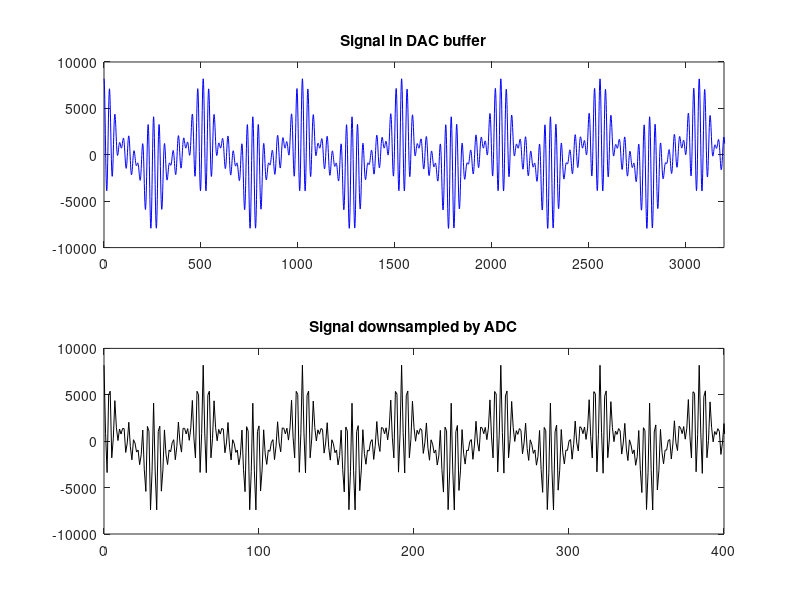
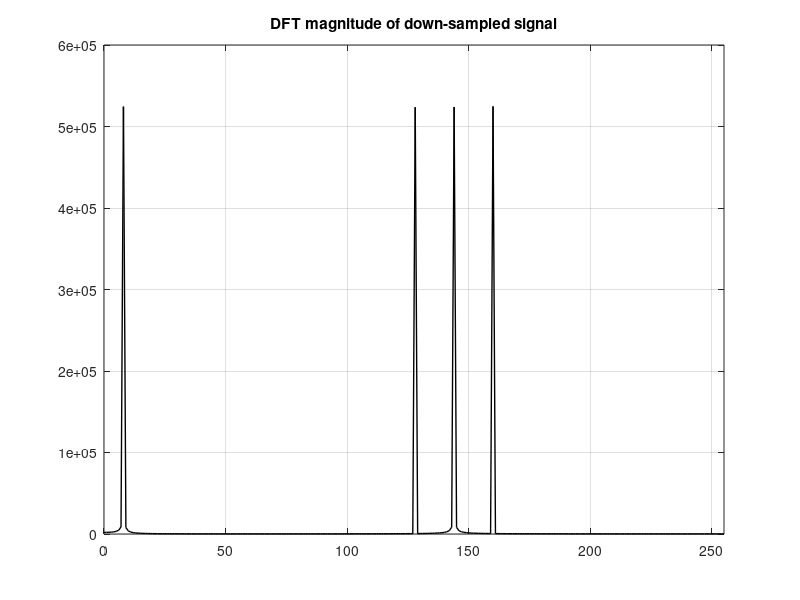
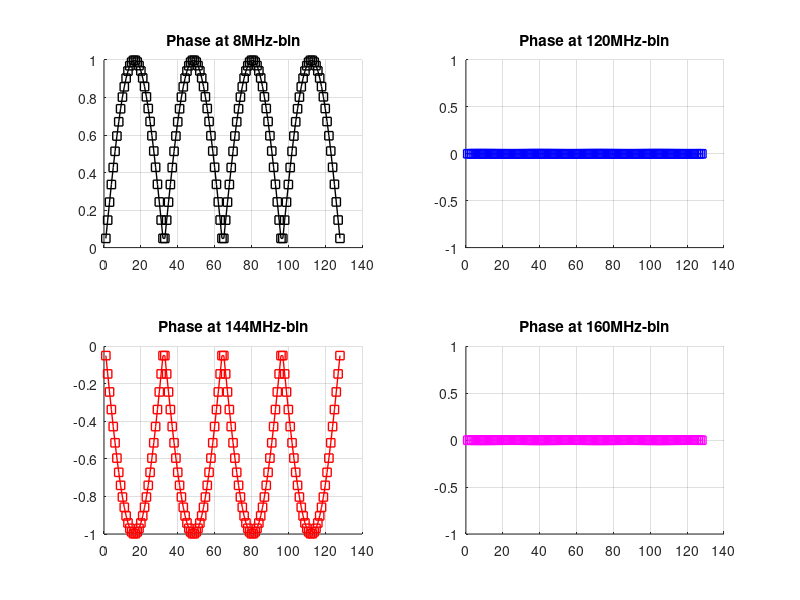

MATLAB code for these plots, in order:
%%
% 根据梦萍的参数设置，给定DAC存储信号(fs=4096M/s)，ADC按照fs/8采样
% 
%% 2022-05-16
clc;clear;
Nx=2^10;Ny=2^9;
N = Nx*Ny; % DAC Buffer-length
n = 0:N-1;
srate_DAC = 4.096e9; % DAC sampling rate
srate_ADC = 512e6; % ADC sampling rate
Rd = srate_DAC/srate_ADC; % downsampled ratio

f1 = 8e6;
f2 = 128e6;
f3 = 144e6;
f4 = 160e6;
fc = 15.625e3; % modulate phase's frequency
A = 8190/4;

phi_mod = abs(sin(2*pi*fc/srate_DAC*n)); % modulated phase by fc-sinsoid carrier.
x = A*cos(2*pi*f1/srate_DAC*n + phi_mod)...
    + A*cos(2*pi*f2/srate_DAC*n)...
    + A*cos(2*pi*f3/srate_DAC*n - phi_mod)...
    + A*cos(2*pi*f4/srate_DAC*n);

%%
y = downsample(x,Rd);
m = 0:N/Rd-1;

figure(1),clf
subplot(211)
plot(n,x,'b-')
title('Signal in DAC buffer')
xlim([0 3200])
subplot(212)
plot(m,y,'k-')
title('Signal downsampled by ADC')
xlim([0 400])
%%
Nfft = 512;
y_win = y(1:Nfft);
Y = abs(fft(y_win));
k = (-Nfft/2:Nfft/2-1);
fk = (-Nfft/2:Nfft/2-1)*srate_ADC/Nfft/1e6; % MHz

figure(2),clf
plot(k,fftshift(Y),'k-','linew',1)
grid on
title('DFT magnitude of down-sampled signal')
xlim([0 Nfft/2-1])
%%
Ly = length(y); 
os_ratio = 1;
slide_len = Nfft/os_ratio; % sliding length to form a new frame.

N_frames = floor((Ly-Nfft)/slide_len)+1; % compute FFT-frame number of the down-sampled sequence  
Y_frames = zeros(Nfft,N_frames);

idx_frex = [8+1 128+1 144+1 160+1];

for cnt = 1:N_frames
    % for every sliding, compute the current head and tail of the
    % ready-to-pfft sequence.
    head_ptr = 1+(cnt-1)*slide_len;
    tail_ptr = 1+(cnt-1)*slide_len + Nfft-1;
    
    y_reg = y(head_ptr:tail_ptr); % load the ready-to-pfft sequence in register.
    Y_frames(:,cnt) = fft(y_reg);
end

Y_f1 = Y_frames(idx_frex(1),:); % 8MHz-bin, phase-modulated
Y_f2 = Y_frames(idx_frex(2),:);
Y_f3 = Y_frames(idx_frex(3),:); % 144MHz-bin, phase-modulated
Y_f4 = Y_frames(idx_frex(4),:);

disp(['N_frames: ',num2str(N_frames)])
%
figure(3),clf
subplot(221),hold on
plot(angle(Y_f1),'ks-','linew',1)
grid on
title('Phase at 8MHz-bin')
subplot(222),hold on
plot(angle(Y_f2),'bs-','linew',1)
ylim([-1 1])
title('Phase at 120MHz-bin')
grid on
subplot(223),hold on
plot(angle(Y_f3),'rs-','linew',1)
title('Phase at 144MHz-bin')
grid on
subplot(224),hold on
plot(angle(Y_f4),'ms-','linew',1)
title('Phase at 160MHz-bin')
ylim([-1 1])
grid on

